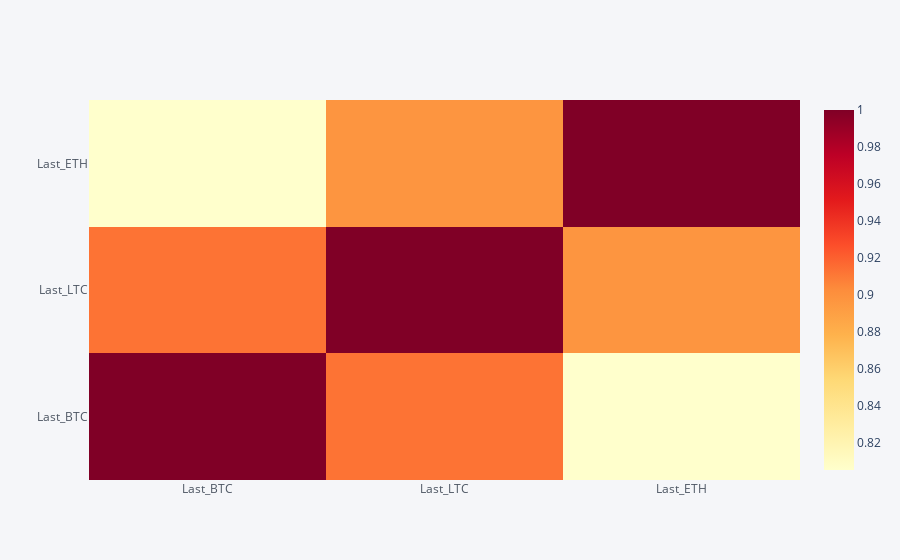

This figure's notebook cell:
### Code cell
all_df[[x for x in all_df.columns if 'Last' in x]].corr(method='spearman').iplot(kind='heatmap',colorscale='ylorrd')

### Figure 1 — Plotly figure (JSON) as saved in the notebook; plotly's stock layout.template omitted (floating-point values rounded to 4 significant figures)
{"data": [{"colorscale": [[0, "rgb(255,255,204)"], [0.125, "rgb(255,237,160)"], [0.25, "rgb(254,217,118)"], [0.375, "rgb(254,178,76)"], [0.5, "rgb(253,141,60)"], [0.625, "rgb(252,78,42)"], [0.75, "rgb(227,26,28)"], [0.875, "rgb(189,0,38)"], [1, "rgb(128,0,38)"]], "type": "heatmap", "x": ["Last_BTC", "Last_LTC", "Last_ETH"], "y": ["Last_BTC", "Last_LTC", "Last_ETH"], "z": [[1, 0.9129, 0.8055], [0.9129, 1, 0.8972], [0.8055, 0.8972, 1]], "zmax": 1, "zmin": 0.8055}], "layout": {"legend": {"bgcolor": "#F5F6F9", "font": {"color": "#4D5663"}}, "paper_bgcolor": "#F5F6F9", "plot_bgcolor": "#F5F6F9", "title": {"font": {"color": "#4D5663"}}, "xaxis": {"gridcolor": "#E1E5ED", "showgrid": true, "tickfont": {"color": "#4D5663"}, "title": {"font": {"color": "#4D5663"}, "text": ""}, "zerolinecolor": "#E1E5ED"}, "yaxis": {"gridcolor": "#E1E5ED", "showgrid": true, "tickfont": {"color": "#4D5663"}, "title": {"font": {"color": "#4D5663"}, "text": ""}, "zerolinecolor": "#E1E5ED"}}}
